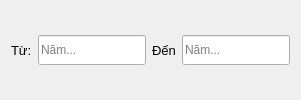
                       <widget class="QWidget" name="page_13">
                        <layout class="QHBoxLayout" name="horizontalLayout_38">
                         <item>
                          <layout class="QHBoxLayout" name="horizontalLayout_35">
                           <item>
                            <widget class="QLabel" name="label_24">
                             <property name="font">
                              <font>
                               <pointsize>10</pointsize>
                              </font>
                             </property>
                             <property name="text">
                              <string>Từ:</string>
                             </property>
                            </widget>
                           </item>
                           <item>
                            <widget class="QLineEdit" name="TK2year1">
                             <property name="minimumSize">
                              <size>
                               <width>0</width>
                               <height>30</height>
                              </size>
                             </property>
                             <property name="placeholderText">
                              <string>Năm...</string>
                             </property>
                            </widget>
                           </item>
                          </layout>
                         </item>
                         <item>
                          <layout class="QHBoxLayout" name="horizontalLayout_36">
                           <item>
                            <widget class="QLabel" name="label_28">
                             <property name="font">
                              <font>
                               <pointsize>10</pointsize>
                              </font>
                             </property>
                             <property name="text">
                              <string>Đến</string>
                             </property>
                            </widget>
                           </item>
                           <item>
                            <widget class="QLineEdit" name="TK2year2">
                             <property name="minimumSize">
                              <size>
                               <width>0</width>
                               <height>30</height>
                              </size>
                             </property>
                             <property name="placeholderText">
                              <string>Năm...</string>
                             </property>
                            </widget>
                           </item>
                          </layout>
                         </item>
                        </layout>
                       </widget>
